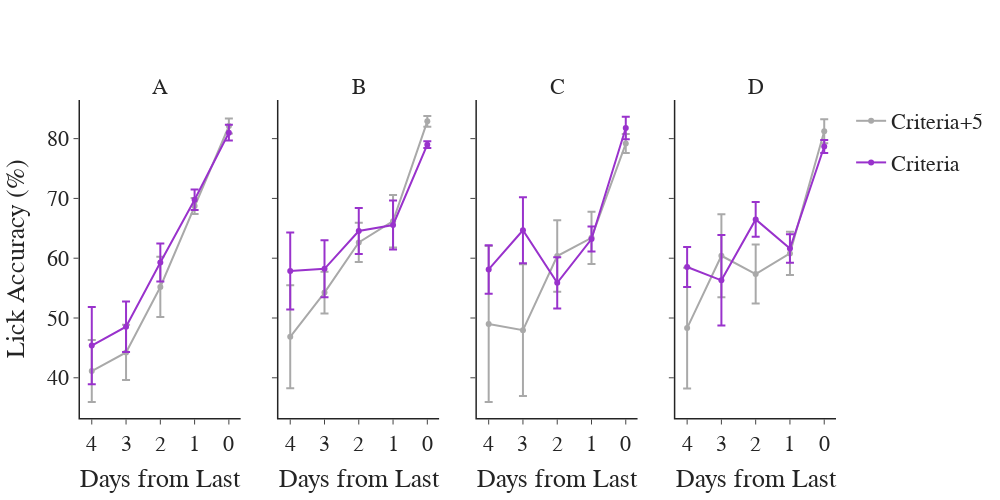

The cell this chart's notebook holds for it:
### Code cell
## Look at days from last without fixed mice
days_of_interest = 4
fig = pf.custom_graph_template(x_title='Days from Last', y_title='', rows=1, columns=4, titles=['A', 'B', 'C', 'D'], width=1000,
                               shared_x=True, shared_y=True)
for idx, session in enumerate(['A', 'B', 'C', 'D']):
    plot_data = avg_days_from[(avg_days_from['session'] == session) & (avg_days_from['days_from'] <= days_of_interest)]
    
    for group in np.unique(plot_data['group']):
        if group == 'fixed':
            pass 
        else:
            group_data = plot_data[plot_data['group'] == group]
            if group == 'criteria':
                name = 'Criteria' 
            else:
                name = 'Criteria+5'

            fig.add_trace(go.Scatter(x=group_data['days_from'], y=group_data['percent_correct']['mean'], mode='lines+markers',
                                    line_color=group_colors[group], legendgroup=group, showlegend=False, name=name,
                                    error_y=dict(type='data', array=group_data['percent_correct']['sem'])), row=1, col=idx+1)
fig.update_layout(xaxis=dict(autorange='reversed'))
fig.update_yaxes(title='Lick Accuracy (%)', col=1)
fig['data'][0]['showlegend'] = True
fig['data'][1]['showlegend'] = True
fig.show()
fig.write_image(pjoin(fig_path, 'days_from_last_no_fixed.png'))

### Figure 1 — Plotly figure (JSON) as saved in the notebook; plotly's stock layout.template omitted (floating-point values rounded to 4 significant figures)
{"data": [{"error_y": {"array": [1.255, 1.342, 5.041, 4.619, 5.187], "type": "data"}, "legendgroup": "cr_5", "line": {"color": "darkgrey"}, "mode": "lines+markers", "name": "Criteria+5", "showlegend": true, "type": "scatter", "x": [0, 1, 2, 3, 4], "xaxis": "x", "y": [82.1, 68.73, 55.19, 44.23, 41.13], "yaxis": "y"}, {"error_y": {"array": [1.324, 1.728, 3.19, 4.215, 6.473], "type": "data"}, "legendgroup": "criteria", "line": {"color": "darkorchid"}, "mode": "lines+markers", "name": "Criteria", "showlegend": true, "type": "scatter", "x": [0, 1, 2, 3, 4], "xaxis": "x", "y": [80.99, 69.77, 59.29, 48.55, 45.38], "yaxis": "y"}, {"error_y": {"array": [0.91, 4.392, 3.278, 3.499, 8.624], "type": "data"}, "legendgroup": "cr_5", "line": {"color": "darkgrey"}, "mode": "lines+markers", "name": "Criteria+5", "showlegend": false, "type": "scatter", "x": [0, 1, 2, 3, 4], "xaxis": "x2", "y": [82.89, 66.19, 62.63, 54.25, 46.86], "yaxis": "y2"}, {"error_y": {"array": [0.5709, 4.112, 3.851, 4.761, 6.445], "type": "data"}, "legendgroup": "criteria", "line": {"color": "darkorchid"}, "mode": "lines+markers", "name": "Criteria", "showlegend": false, "type": "scatter", "x": [0, 1, 2, 3, 4], "xaxis": "x2", "y": [78.99, 65.55, 64.56, 58.22, 57.86], "yaxis": "y2"}, {"error_y": {"array": [1.58, 4.366, 5.971, 11.02, 13.06], "type": "data"}, "legendgroup": "cr_5", "line": {"color": "darkgrey"}, "mode": "lines+markers", "name": "Criteria+5", "showlegend": false, "type": "scatter", "x": [0, 1, 2, 3, 4], "xaxis": "x3", "y": [79.18, 63.41, 60.37, 47.97, 48.99], "yaxis": "y3"}, {"error_y": {"array": [1.877, 2.088, 4.278, 5.511, 4.052], "type": "data"}, "legendgroup": "criteria", "line": {"color": "darkorchid"}, "mode": "lines+markers", "name": "Criteria", "showlegend": false, "type": "scatter", "x": [0, 1, 2, 3, 4], "xaxis": "x3", "y": [81.77, 63.21, 55.88, 64.68, 58.12], "yaxis": "y3"}, {"error_y": {"array": [2.008, 3.619, 4.938, 6.929, 10.11], "type": "data"}, "legendgroup": "cr_5", "line": {"color": "darkgrey"}, "mode": "lines+markers", "name": "Criteria+5", "showlegend": false, "type": "scatter", "x": [0, 1, 2, 3, 4], "xaxis": "x4", "y": [81.23, 60.81, 57.35, 60.41, 48.31], "yaxis": "y4"}, {"error_y": {"array": [1.097, 2.375, 2.912, 7.57, 3.354], "type": "data"}, "legendgroup": "criteria", "line": {"color": "darkorchid"}, "mode": "lines+markers", "name": "Criteria", "showlegend": false, "type": "scatter", "x": [0, 1, 2, 3, 4], "xaxis": "x4", "y": [78.68, 61.63, 66.49, 56.3, 58.53], "yaxis": "y4"}], "layout": {"annotations": [{"font": {"size": 22}, "showarrow": false, "text": "A", "x": 0.1062, "xanchor": "center", "xref": "paper", "y": 1, "yanchor": "bottom", "yref": "paper"}, {"font": {"size": 22}, "showarrow": false, "text": "B", "x": 0.3688, "xanchor": "center", "xref": "paper", "y": 1, "yanchor": "bottom", "yref": "paper"}, {"font": {"size": 22}, "showarrow": false, "text": "C", "x": 0.6313, "xanchor": "center", "xref": "paper", "y": 1, "yanchor": "bottom", "yref": "paper"}, {"font": {"size": 22}, "showarrow": false, "text": "D", "x": 0.8938, "xanchor": "center", "xref": "paper", "y": 1, "yanchor": "bottom", "yref": "paper"}], "font": {"family": "Arial", "size": 22}, "height": 500, "title": {"x": 0.5, "xanchor": "center", "y": 0.9, "yanchor": "top"}, "width": 1000, "xaxis": {"anchor": "y", "autorange": "reversed", "domain": [0, 0.2125], "linewidth": 1.5, "matches": "x", "title": {"text": "Days from Last"}}, "xaxis2": {"anchor": "y2", "domain": [0.2625, 0.475], "linewidth": 1.5, "matches": "x", "title": {"text": "Days from Last"}}, "xaxis3": {"anchor": "y3", "domain": [0.525, 0.7375], "linewidth": 1.5, "matches": "x", "title": {"text": "Days from Last"}}, "xaxis4": {"anchor": "y4", "domain": [0.7875, 1], "linewidth": 1.5, "matches": "x", "title": {"text": "Days from Last"}}, "yaxis": {"anchor": "x", "domain": [0, 1], "linewidth": 1.5, "matches": "y", "title": {"text": "Lick Accuracy (%)"}}, "yaxis2": {"anchor": "x2", "domain": [0, 1], "linewidth": 1.5, "matches": "y", "showticklabels": false, "title": {"text": ""}}, "yaxis3": {"anchor": "x3", "domain": [0, 1], "linewidth": 1.5, "matches": "y", "showticklabels": false, "title": {"text": ""}}, "yaxis4": {"anchor": "x4", "domain": [0, 1], "linewidth": 1.5, "matches": "y", "showticklabels": false, "title": {"text": ""}}}}
